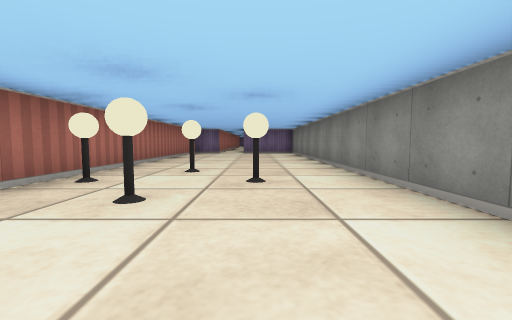
view 1 (above)

16 first-person views from a walk through a cub3D maze. The camera is about half as high as the walls, tilts 4° down and sees 90° across. The floor is counted in squares. Each view is taken from the middle of a square. On the plan, view 1 faces up. The plan holds only what a view shows up to about 9 squares ahead; the rest is blank. The place goes on beyond the plan.

view 2
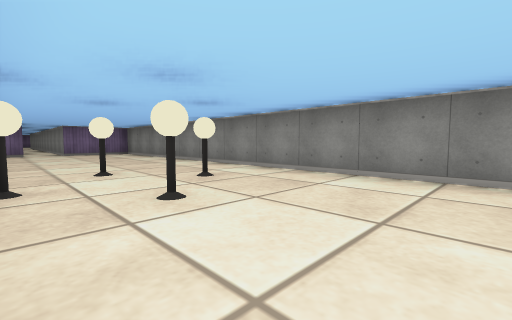

view 3
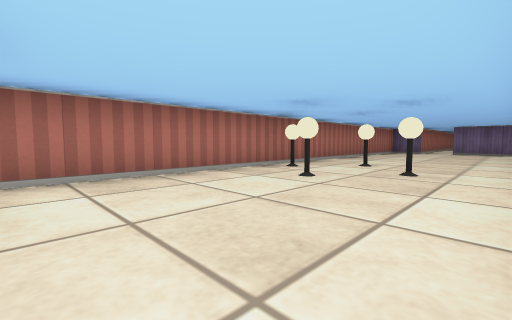

view 4
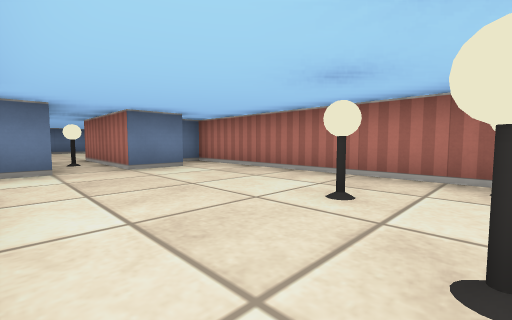

view 5
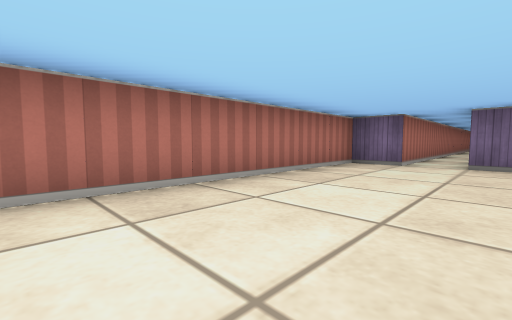

view 6
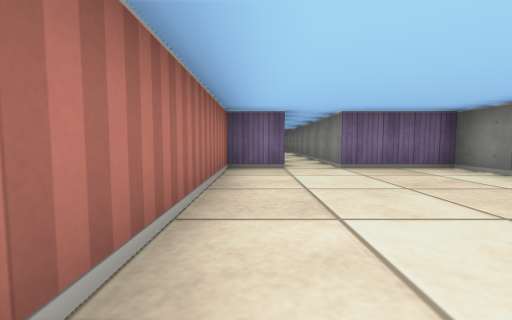

view 7
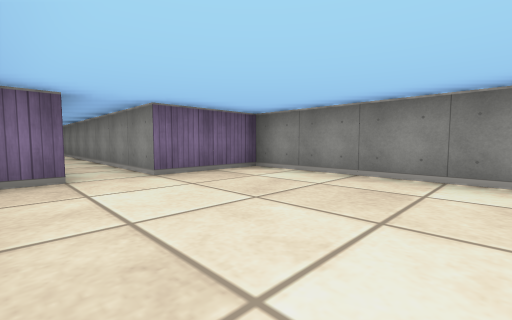

view 8
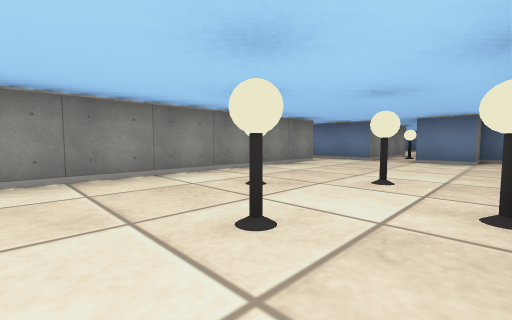

view 9
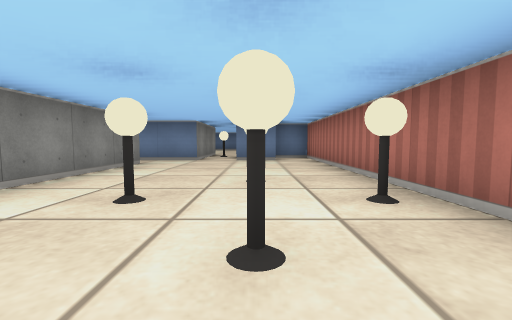

view 10
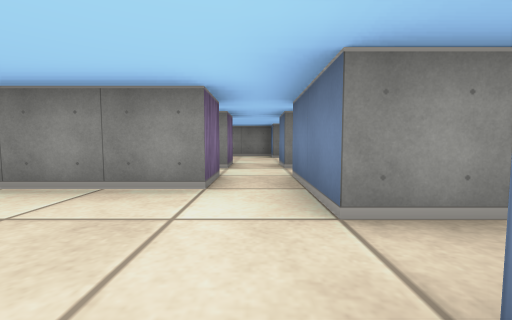

view 11
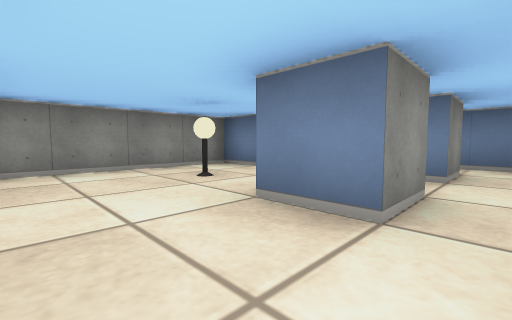

view 12
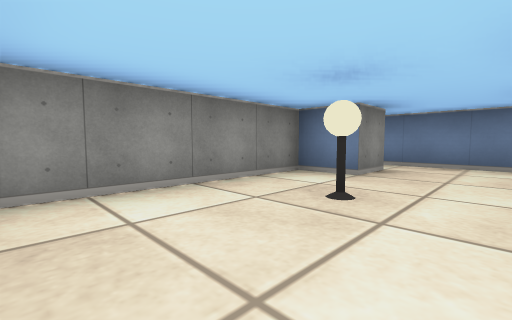

view 13
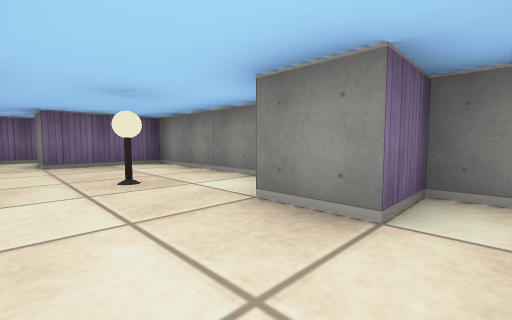

view 14
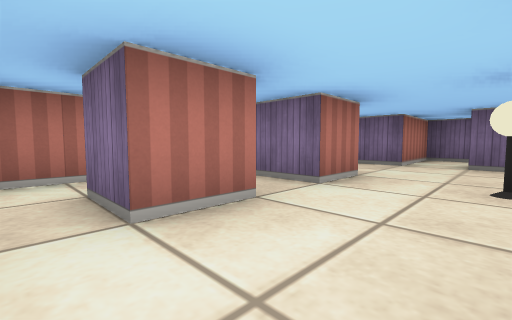

view 15
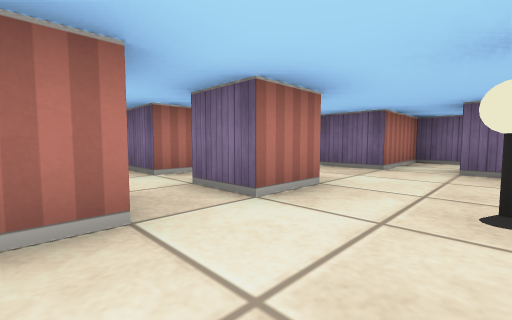

view 16
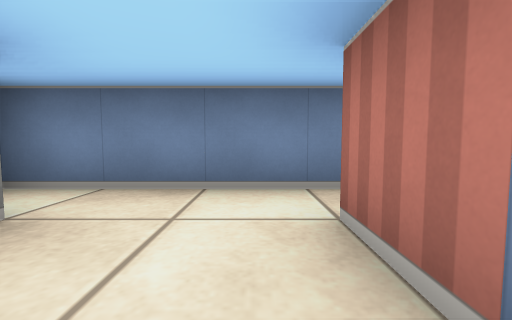

### Floor plan
Points are (right, up) in squares from view 1. A wall is a line through its corners. A room is listed if a view was taken in it or the views show most of it. See-through windows are left out.
Room 1 (views 1, 2, 3, 4, 5, 6, 7, 8, 9, 10)
walls: (2.5, -0.5) (1.5, -0.5) (1.5, 10.5) (-0.5, 10.5) (-0.5, 17.5); (-1.5, 16.2) (-1.5, 10.5) (-2.5, 10.5) (-2.5, -2.5) (-1.5, -2.5) (-1.5, -1.5) (-0.5, -1.5) (-0.5, -4.5); (0.5, -4.5) (0.5, -1.5) (2.5, -1.5)
ways out: opening at (2, -1) to room 2
objects: lamp (-2, 3); lamp (-1, 2); lamp (-1, 4); lamp (0, -3); lamp (0, 3)
Room 2 (views 11, 12, 13, 14, 15, 16)
walls: (4.5, -0.5) (3.5, -0.5) (3.5, 0.5) (4.5, 0.5) (4.5, -0.5); (4.5, -1.5) (4.5, -2.5) (3.5, -2.5) (3.5, -1.5) (4.5, -1.5); (2.5, 0.1) (2.5, -0.5); (2.5, -2.2) (2.5, -3.1); (7.5, -3.1) (7.5, -2.5) (6.5, -2.5) (6.5, -1.5) (7.5, -1.5) (7.5, 2.5) (5.5, 2.5) (5.5, 3.5); (2.9, -3.5) (7.5, -3.5); (5.6, 4.5) (4.5, 4.5) (4.5, 2.5) (3.2, 2.5)
ways out: opening at (2, -1) to room 1
objects: lamp (6, 0)

Positions as (right, up) in squares from view 1, and headings:
1: (0, 0), facing up
2: (-2, 0), facing up-right
3: (1, -1), facing up-left
4: (1, 3), facing down-left
5: (0, 5), facing up-left
6: (-2, 6), facing up
7: (-2, 7), facing up-right
8: (-2, 5), facing down-right
9: (-1, 5), facing down
10: (-1, -1), facing right
11: (3, 2), facing down-right
12: (5, 2), facing down-right
13: (5, -3), facing up-right
14: (6, -3), facing up-left
15: (6, -2), facing up-left
16: (5, -1), facing down
